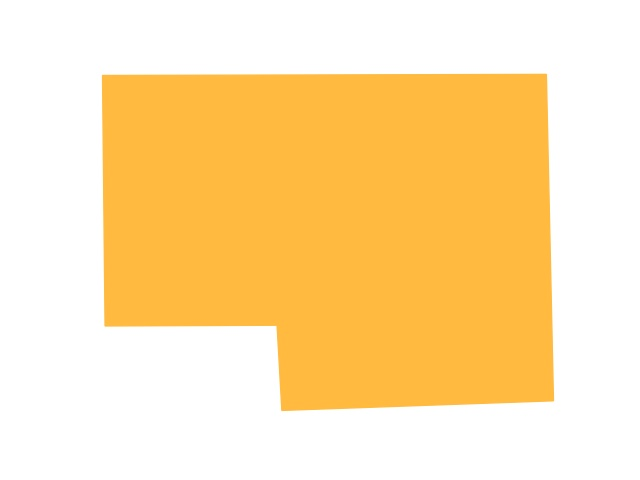
#> input picture AssignmentE7-Project/E7-images_Unique/0001.jpg, 640 x 480 px, found by its file name
$ jupyter execute --allow-errors k-means-1.ipynb
#> lines starting #> are read from the running program, lines starting #| are printed output that depends on the picture
[cell 1]
import cv2
from matplotlib import pyplot as plt


# Load the image
image_path = 'E7-images/0001.jpg'  # Replace with the path to your image
image = cv2.imread(image_path)
#> image is the input picture: shape (480, 640, 3); mean B, G, R 171.3, 224.8, 254.9

# Convert the image to grayscale
gray_image = cv2.cvtColor(image, cv2.COLOR_BGR2GRAY)
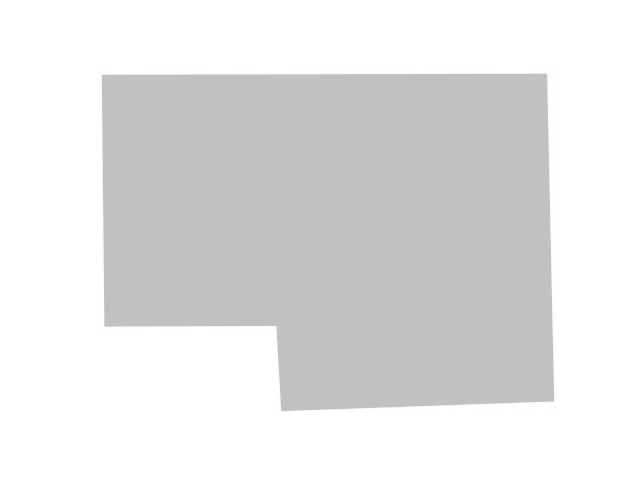
#> gray_image: shape (480, 640); min 190, max 255, mean 227.8

# Display the original and grayscale images
plt.figure(figsize=(10, 5))

plt.subplot(1, 2, 1)
plt.imshow(cv2.cvtColor(image, cv2.COLOR_BGR2RGB))
plt.title('Original Image')
plt.axis('off')

plt.subplot(1, 2, 2)
plt.imshow(gray_image, cmap='gray')
plt.title('Grayscale Image')
plt.axis('off')

plt.show()
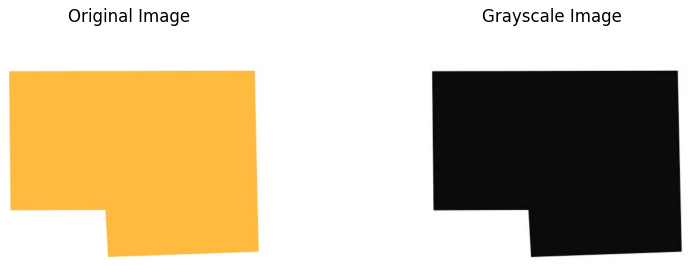
#> figure drawn by matplotlib, 2 panels
# Replace with the path to your image
image = cv2.imread(image_path)

[cell 2]
import os
import cv2

# Define the path to the directory containing the original images
original_images_dir = 'E7-images'

# Define the path to the directory where you'll save the resized images
resized_images_dir = 'resized_images'

# Ensure the directory for resized images exists
os.makedirs(resized_images_dir, exist_ok=True)

# Define the desired dimensions for resized images
desired_width = 320  # Adjust as needed
desired_height = 240  # Adjust as needed

# Resize images
for filename in os.listdir(original_images_dir):
    if filename.endswith(".jpg") or filename.endswith(".png"):
        image_path = os.path.join(original_images_dir, filename)
        image = cv2.imread(image_path)
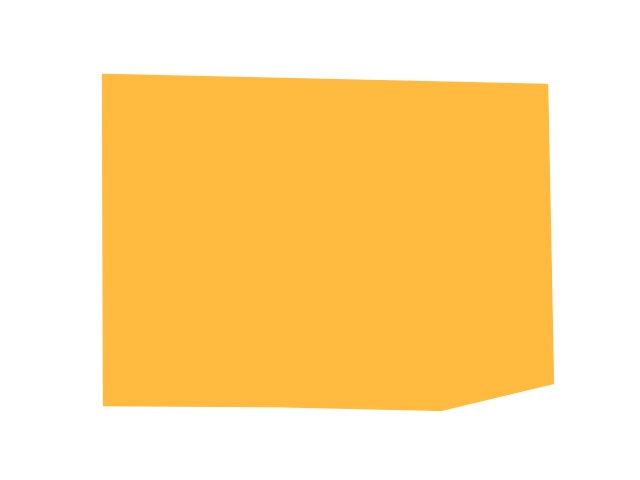
#> input picture AssignmentE7-Project/E7-images/0018.jpg, 640 x 480 px
#> image is the input picture: shape (480, 640, 3); mean B, G, R 163.8, 222, 254.9
        resized_image = cv2.resize(image, (desired_width, desired_height), interpolation=cv2.INTER_AREA)
        resized_image_path = os.path.join(resized_images_dir, filename)
        cv2.imwrite(resized_image_path, resized_image)

[cell 3]
import csv
import os
import cv2
import numpy as np
from sklearn.cluster import KMeans
from sklearn.metrics import silhouette_score
from sklearn.model_selection import train_test_split
from sklearn.metrics import davies_bouldin_score
from sklearn.metrics import calinski_harabasz_score

# [51 lines left out: functions is_image_file, extract_features, not called in this run]


def process_image_folder(folder_path):
    """Extracts features from all images in a folder.

    Args:
        folder_path: Path to the folder containing images.

    Returns:
        A list of features for all images in the folder.
    """

    all_features = []
    for filename in os.listdir(folder_path):
        file_path = os.path.join(folder_path, filename)
        if is_image_file(file_path):  # Use the function from previous explanation
            features = extract_features(file_path)
            if features is not None:
                all_features.extend(features)  # Combine features from all images
    return all_features

# [13 lines left out: function save_features_to_csv, not called in this run]


def main():
    # Image folder path
    image_folder_path = "resized_images"  # Replace with your actual path
    output_csv_file = "image_features_with_labels.csv"

    # Extract features from all images in the folder
    all_features = process_image_folder(image_folder_path)
    all_file_names = [file_name for file_name in os.listdir(image_folder_path) if is_image_file(os.path.join(image_folder_path, file_name))]
    # K-Means clustering
    desired_number_of_clusters = 6  # Adjust based on your understanding of image families

    # Train on all data
    kmeans = KMeans(n_clusters=desired_number_of_clusters,n_init='auto')
    kmeans.fit(all_features)

    # Predict clusters for all images
    all_cluster_labels = kmeans.predict(all_features)

    # Save features and labels to CSV
    save_features_to_csv(all_features, all_cluster_labels, all_file_names, output_csv_file)
    print("Features, file names, and labels saved to CSV file:", output_csv_file)

#> (the rest of this cell did not finish here and is left out)

Below Cell Of Code Makes the Subdirectories according to their labels

[cell 4]
import os
import shutil
import csv

# Function to move images to cluster subfolders based on cluster labels
def move_images_to_clusters(image_folder_path, csv_file_path):
    # Create cluster subfolders
#> called with image_folder_path = 'resized_images', csv_file_path = 'image_features_with_labels.csv'
    for i in range(desired_number_of_clusters):
        cluster_folder_path = os.path.join(image_folder_path, f"Cluster_{i}")
        os.makedirs(cluster_folder_path, exist_ok=True)

    # Read CSV file
    with open(csv_file_path, 'r') as csvfile:
#> (reads AssignmentE7-Project/E7-images_1183/image_features_with_labels.csv from the repository)
        reader = csv.reader(csvfile)
        next(reader)  # Skip header row
        for row in reader:
            file_name = row[0]
            cluster_label = row[-1]  # Assuming cluster label is in the last column
            source_path = os.path.join(image_folder_path, file_name)
            destination_path = os.path.join(image_folder_path, f"Cluster_{cluster_label}", file_name)
            shutil.move(source_path, destination_path)

# Example usage
image_folder_path = "resized_images"
csv_file_path = "image_features_with_labels.csv"
desired_number_of_clusters = 6

move_images_to_clusters(image_folder_path, csv_file_path)

[cell 5]
import pandas as pd
import seaborn as sns
import matplotlib.pyplot as plt

# Load data from Excel file
file_path = 'image_features_with_labels.csv'  # Replace 'your_excel_file.xlsx' with the path to your Excel file
data = pd.read_csv(file_path).drop(columns=["File Name"])

# Compute correlation matrix
correlation_matrix = data.corr()

# Plot heatmap
plt.figure(figsize=(10, 8))
sns.heatmap(correlation_matrix, annot=True, cmap='coolwarm', fmt=".2f", linewidths=.5)
plt.title('Correlation Matrix Heatmap')
plt.show()
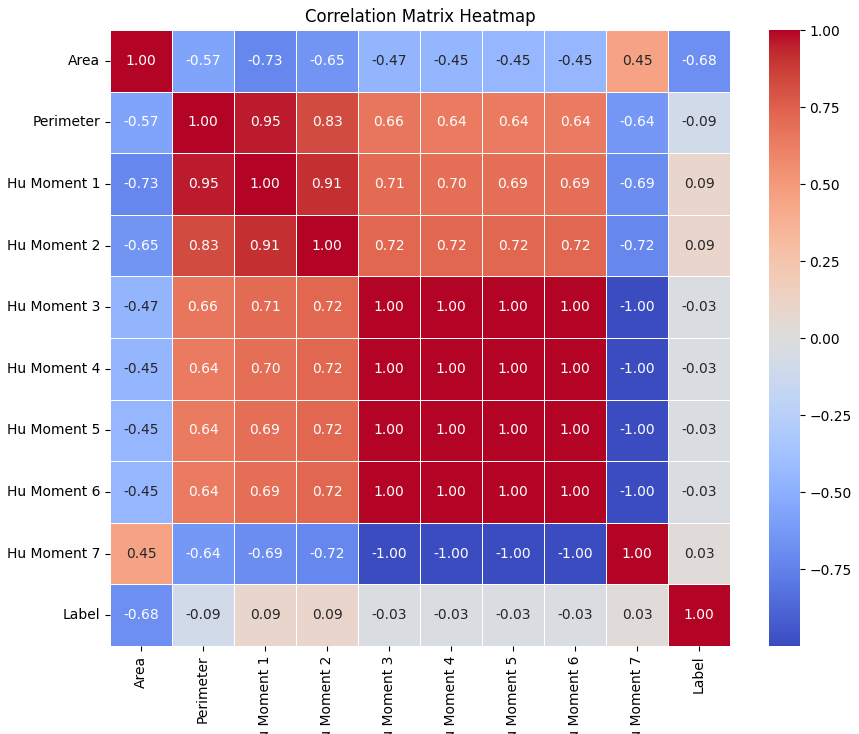
#> figure drawn by matplotlib, 2 panels

[cell 6]
import csv
import numpy as np
import matplotlib.pyplot as plt
from sklearn.manifold import TSNE

# Load features and cluster labels from CSV file
def load_data_from_csv(csv_file_path):
#> called with csv_file_path = 'image_features_with_labels.csv'
    features = []
    cluster_labels = []
    with open(csv_file_path, 'r') as csvfile:
        reader = csv.reader(csvfile)
        next(reader)  # Skip header row
        for row in reader:
            features.append(list(map(float, row[1:])))  # Features are from second column onwards
            cluster_labels.append(int(row[10]))  # First column contains cluster labels
    return np.array(features), np.array(cluster_labels)

# Path to CSV file containing KMeans cluster labels
csv_file_path = "image_features_with_labels.csv"

# Load features and cluster labels
features, cluster_labels = load_data_from_csv(csv_file_path)

# Perform t-SNE to reduce dimensionality to 2 components
tsne = TSNE(n_components=2)
X_tsne = tsne.fit_transform(features)

# Count the number of files in each cluster
cluster_counts = {cluster_label: np.sum(cluster_labels == cluster_label) for cluster_label in set(cluster_labels)}

# Plot t-SNE components with cluster labels
plt.figure(figsize=(8, 6))
for cluster_label in range(max(cluster_labels) + 1):
    plt.scatter(X_tsne[cluster_labels == cluster_label, 0], X_tsne[cluster_labels == cluster_label, 1], label=f'Cluster {cluster_label} ({cluster_counts[cluster_label]} files)')
plt.title('t-SNE Components of KMeans Clusters')
plt.xlabel('t-SNE Component 1')
plt.ylabel('t-SNE Component 2')
plt.legend()
plt.show()
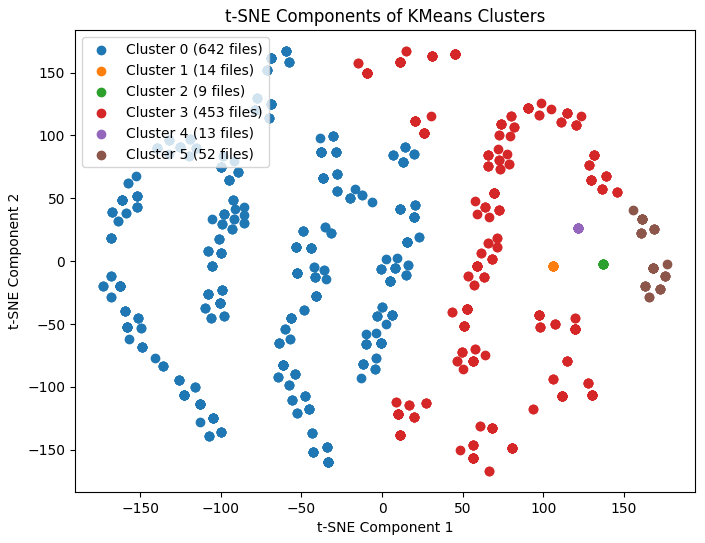
#> figure drawn by matplotlib, 1 panel

What we are going to do next is that we will re-run the k-means on the Cluster0 subcategory and see if again some clusters are formed or not

[cell 7]
import csv
import os
import cv2
import numpy as np
from sklearn.cluster import KMeans
from sklearn.metrics import silhouette_score
from sklearn.model_selection import train_test_split
from sklearn.metrics import davies_bouldin_score
from sklearn.metrics import calinski_harabasz_score

# [51 lines left out: functions is_image_file, extract_features, not called in this run]


def process_image_folder(folder_path):
    """Extracts features from all images in a folder.

    Args:
        folder_path: Path to the folder containing images.

    Returns:
        A list of features for all images in the folder.
    """

    all_features = []
    for filename in os.listdir(folder_path):
        file_path = os.path.join(folder_path, filename)
        if is_image_file(file_path):  # Use the function from previous explanation
            features = extract_features(file_path)
            if features is not None:
                all_features.extend(features)  # Combine features from all images
    return all_features

# [13 lines left out: function save_features_to_csv, not called in this run]


def main():
    # Image folder path
    image_folder_path = "resized_images/Cluster_0"  # Replace with your actual path
    output_csv_file = "image_features_with_labels_Cluster_0.csv"

    # Extract features from all images in the folder
    all_features = process_image_folder(image_folder_path)
    all_file_names = [file_name for file_name in os.listdir(image_folder_path) if is_image_file(os.path.join(image_folder_path, file_name))]
    # K-Means clustering
    desired_number_of_clusters = 92 # Adjust based on your understanding of image families

    # Train on all data
    kmeans = KMeans(n_clusters=desired_number_of_clusters, n_init='auto')

    kmeans.fit(all_features)

    # Predict clusters for all images
    all_cluster_labels = kmeans.predict(all_features)

    # Save features and labels to CSV
    save_features_to_csv(all_features, all_cluster_labels, all_file_names, output_csv_file)
    print("Features, file names, and labels saved to CSV file:", output_csv_file)

#> (the rest of this cell did not finish here and is left out)

[cell 8]
import csv
import numpy as np
import matplotlib.pyplot as plt
from sklearn.manifold import TSNE

# Load features and cluster labels from CSV file
def load_data_from_csv(csv_file_path):
#> called with csv_file_path = 'image_features_with_labels_Cluster_0.csv'
    features = []
    cluster_labels = []
    with open(csv_file_path, 'r') as csvfile:
#> (reads AssignmentE7-Project/E7-images_1183/image_features_with_labels_Cluster_0.csv from the repository)
        reader = csv.reader(csvfile)
        next(reader)  # Skip header row
        for row in reader:
            features.append(list(map(float, row[1:])))  # Features are from second column onwards
            cluster_labels.append(int(row[10]))  # Last column contains cluster labels
    return np.array(features), np.array(cluster_labels)

# Path to CSV file containing KMeans cluster labels
csv_file_path = "image_features_with_labels_Cluster_0.csv"

# Load features and cluster labels
features, cluster_labels = load_data_from_csv(csv_file_path)

# Perform t-SNE to reduce dimensionality to 2 components
tsne = TSNE(n_components=2)
X_tsne = tsne.fit_transform(features)

# Count the number of files in each cluster
cluster_counts = {cluster_label: np.sum(cluster_labels == cluster_label) for cluster_label in set(cluster_labels)}

# Plot t-SNE components with cluster labels
plt.figure(figsize=(8, 6))
for cluster_label in range(max(cluster_labels) + 1):
    plt.scatter(X_tsne[cluster_labels == cluster_label, 0], X_tsne[cluster_labels == cluster_label, 1], label=f'Cluster {cluster_label} ({cluster_counts[cluster_label]} files)')
plt.title('t-SNE Components of KMeans Clusters')
plt.xlabel('t-SNE Component 1')
plt.ylabel('t-SNE Component 2')
plt.legend()
plt.show()
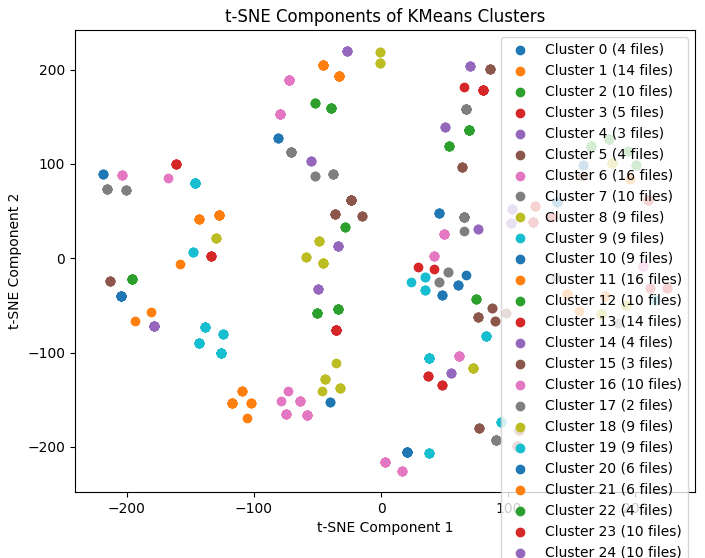
#> figure drawn by matplotlib, 1 panel

After creating these 100 clusters and downloading the entire directory, we found that in thoose 100 sub directories, in each subdirectory we got around 7-8 images which were present with different names but were exactly similar. So now we will create a different notebook which will 1st remove all duplicates then run the k-means

[cell 9]
import os
import shutil
import csv

# Function to move images to cluster subfolders based on cluster labels
def move_images_to_clusters(image_folder_path, csv_file_path):
    # Create cluster subfolders
#> called with image_folder_path = 'resized_images/Cluster_0', csv_file_path = 'image_features_with_labels_Cluster_0.csv'
    for i in range(desired_number_of_clusters):
        cluster_folder_path = os.path.join(image_folder_path, f"Cluster_{i}")
        os.makedirs(cluster_folder_path, exist_ok=True)

    # Read CSV file
    with open(csv_file_path, 'r') as csvfile:
        reader = csv.reader(csvfile)
        next(reader)  # Skip header row
        for row in reader:
            file_name = row[0]
            cluster_label = row[-1]  # Assuming cluster label is in the last column
            source_path = os.path.join(image_folder_path, file_name)
            destination_path = os.path.join(image_folder_path, f"Cluster_{cluster_label}", file_name)
            shutil.move(source_path, destination_path)

# Example usage
image_folder_path = "resized_images/Cluster_0"
csv_file_path = "image_features_with_labels_Cluster_0.csv"
desired_number_of_clusters = 92

move_images_to_clusters(image_folder_path, csv_file_path)

[cell 10]
import zipfile
import os
from IPython.display import FileLink

def zip_dir(directory = os.curdir, file_name = 'directory.zip'):
    """
    zip all the files in a directory

    Parameters
    _____
    directory: str
        directory needs to be zipped, defualt is current working directory

    file_name: str
        the name of the zipped file (including .zip), default is 'directory.zip'

    Returns
    _____
    Creates a hyperlink, which can be used to download the zip file)
    """
#> called with directory = '.', file_name = 'directory.zip'
    os.chdir(directory)
    zip_ref = zipfile.ZipFile(file_name, mode='w')
    for folder, _, files in os.walk(directory):
        for file in files:
            if file_name in file:
                pass
            else:
                zip_ref.write(os.path.join(folder, file))

    return FileLink(file_name)
